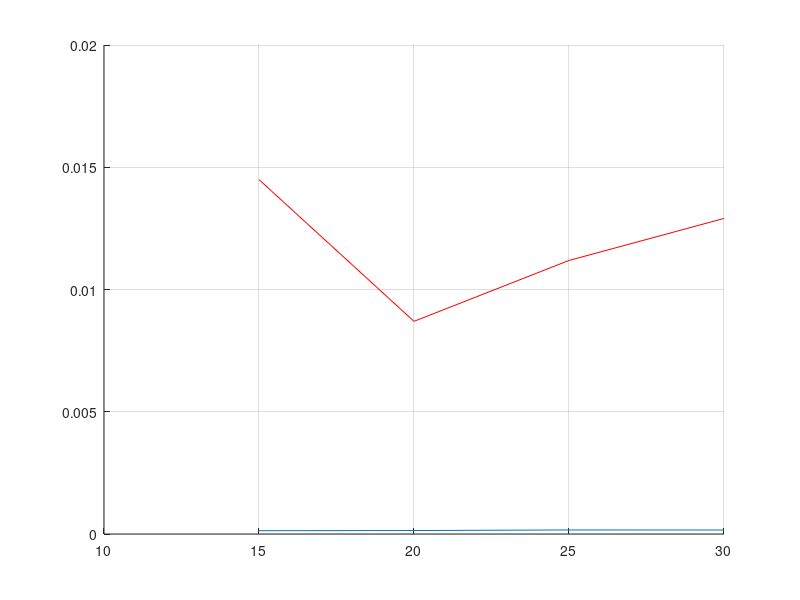
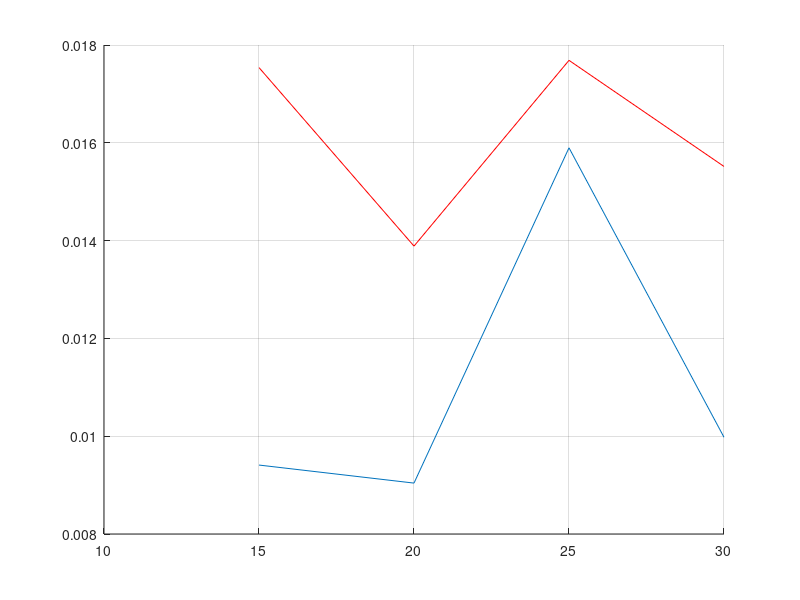

MATLAB code for these plots, in order:
clear;
load('file2.mat');

% FdSchmidlAll_awgn_mean =mean(FdSchmidlAll_awgn,3);
% FdProposedAll_awgn_mean = mean(FdProposedAll_awgn,3);
% 
% FdSchmidlAll_ray_mean =mean(FdSchmidlAll_ray,3);
% FdProposedAll_ray_mean = mean(FdProposedAll_ray,3);

% 
% figure;hold on;grid on; 
% plot(Freqs,FdSchmidlAll_awgn_mean(1,:));
% plot(Freqs,FdProposedAll_awgn_mean(1,:),'r');
% plot(Freqs,FdSchmidlAll_ray_mean(1,:),'g'); 
% plot(Freqs,FdProposedAll_ray_mean(1,:),'k');
% plot(Freqs,Freqs,'m');
% legend('FdSchmidlAll awgn','FdProposedAll awgn','FdSchmidlAll ray','FdProposedAll ray');

FdSchmidlAll_awgnSnr(:,:) = FdSchmidlAll_awgn(:,1,:);
FdProposedAll_awgnSnr(:,:) = FdProposedAll_awgn(:,1,:);

FdSchmidlAll_raySnr(:,:)=FdSchmidlAll_ray(:,1,:);
FdProposedAll_raySnr(:,:) = FdProposedAll_ray(:,1,:);

FdSchmidlAll_awgnSnr1 = sqrt(mean(power((FdSchmidlAll_awgnSnr-Freqs),2),2));
FdProposedAll_awgnSnr1 = sqrt(mean(power((FdProposedAll_awgnSnr-Freqs),2),2));
FdSchmidlAll_raySnr1 = sqrt(mean(power((FdSchmidlAll_raySnr-Freqs),2),2));
FdProposedAll_raySnr1 = sqrt(mean(power((FdProposedAll_raySnr-Freqs),2),2));

figure(1);hold on;grid on;
plot(SNRs,FdSchmidlAll_awgnSnr1);
plot(SNRs,FdProposedAll_awgnSnr1,'r');

figure(2);hold on;grid on;
plot(SNRs,FdSchmidlAll_raySnr1);
plot(SNRs,FdProposedAll_raySnr1,'r');